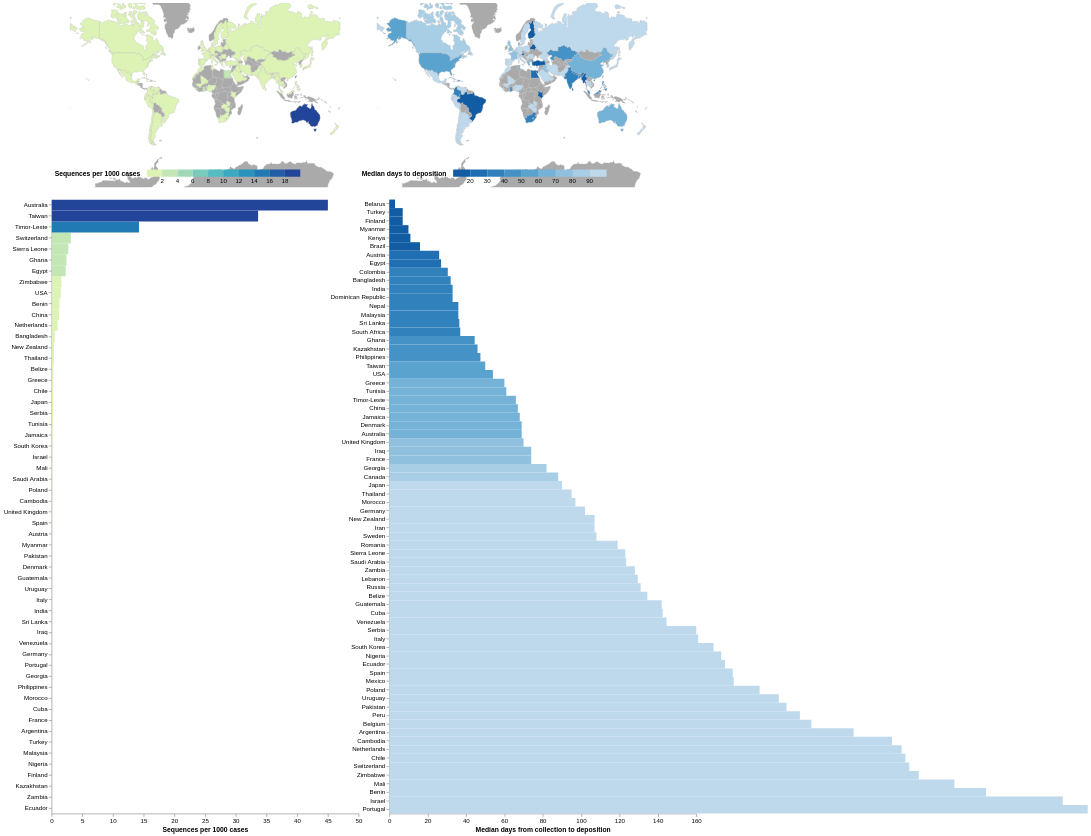

The specification (Vega-Lite) saved for this image:
### Vega specification from a JSON file in a GitHub repository (floating-point values rounded to 4 significant figures; data arrays with more than 128 entries replaced by an {"elided": "..."} marker saying what was removed)
{"$schema": "https://vega.github.io/schema/vega/v5.json", "description": "An interactive world map supporting pan and zoom.", "width": 1000, "height": 1300, "padding": 5, "signals": [{"name": "mapWidth", "update": "width / 2"}, {"name": "mapHeight", "update": "height - 1000"}, {"name": "chartXRange", "update": "[0, (width / 2) - 50]"}, {"name": "chartWidth", "update": "(width / 2) - 50"}, {"name": "chartHeight", "update": "height - 300"}, {"name": "chartX", "update": "mapWidth + 50"}, {"name": "chartY", "update": "mapHeight + 20"}, {"name": "tx", "update": "mapWidth / 2"}, {"name": "ty", "update": "mapHeight / 2"}, {"name": "scale", "value": 70, "on": [{"events": "[@seqMap:mouseover, @seqMap:mouseout] > wheel!, [@seqMapRect:mouseover, @seqMapRect:mouseout] > wheel!, [@turnaroundMap:mouseover, @turnaroundMap:mouseout] > wheel!, [@turnaroundMapRect:mouseover, @turnaroundMapRect:mouseout] > wheel!", "update": "clamp(scale * pow(1.0005, -event.deltaY * pow(16, event.deltaMode)), 70, 3000)"}]}, {"name": "angles", "value": [0, 0], "on": [{"events": "mousedown", "update": "[rotateX, centerY]"}]}, {"name": "cloned", "value": null, "on": [{"events": "mousedown", "update": "copy('projection')"}]}, {"name": "start", "value": null, "on": [{"events": "mousedown", "update": "invert(cloned, xy())"}]}, {"name": "drag", "value": null, "on": [{"events": "[@seqMapRect:mousedown, window:mouseup] > window:mousemove, [@seqMap:mousedown, window:mouseup] > window:mousemove, [@turnaroundMapRect:mousedown, window:mouseup] > window:mousemove, [@turnaroundMap:mousedown, window:mouseup] > window:mousemove", "update": "invert(cloned, xy())"}]}, {"name": "delta", "value": null, "on": [{"events": {"signal": "drag"}, "update": "[drag[0] - start[0], start[1] - drag[1]]"}]}, {"name": "rotateX", "value": 0, "on": [{"events": {"signal": "delta"}, "update": "angles[0] + delta[0]"}]}, {"name": "centerY", "value": 0, "on": [{"events": {"signal": "delta"}, "update": "clamp(angles[1] + delta[1], -60, 60)"}]}, {"name": "hoverCountry", "value": null, "on": [{"events": "@seqMap:mouseover, @turnaroundMap:mouseover, rect:mouseover", "update": "datum['Country_Region']"}, {"events": "@seqMap:mouseout, @turnaroundMap:mouseout, rect:mouseout", "update": "null"}, {"events": "@seqLabels:mouseover, @turnaroundLabels:mouseover", "update": "datum.value"}, {"events": "@seqLabels:mouseout, @turnaroundLabels:mouseout", "update": "null"}]}], "projections": [{"name": "projection", "type": "mercator", "scale": {"signal": "scale"}, "rotate": [{"signal": "rotateX"}, 0, 0], "center": [0, {"signal": "centerY"}], "translate": [{"signal": "tx"}, {"signal": "ty"}]}], "data": [{"name": "scores", "values": {"elided": "235 records"}}, {"name": "world", "urll": "https://raw.githubusercontent.com/vega/vega-datasets/master/data/world-110m.json", "format": {"type": "topojson", "feature": "countries"}, "values": {"type": "Topology", "transform": {"scale": [0.0036, 0.001693], "translate": [-180, -85.61]}, "objects": {"land": {"type": "MultiPolygon", "arcs": {"elided": "127 rows, 499 int values in total"}}, "countries": {"type": "GeometryCollection", "geometries": [{"type": "Polygon", "arcs": [[499, 500, 501, 502, 503, 504]], "id": 4}, {"type": "MultiPolygon", "arcs": [[[505, 506, 352, 507]], [[354, 508, 509]]], "id": 24}, {"type": "Polygon", "arcs": [[510, 511, 414, 512, 513, 514]], "id": 8}, {"type": "Polygon", "arcs": [[312, 515, 314, 516, 517]], "id": 784}, {"type": "MultiPolygon", "arcs": [[[518, 11]], [[519, 520, 521, 166, 522, 168, 523, 524]]], "id": 32}, {"type": "Polygon", "arcs": [[525, 526, 527, 528, 529]], "id": 51}, {"type": "MultiPolygon", "arcs": [[[0]], [[1]], [[2]], [[3]], [[4]], [[5]], [[6]], [[530, 531]]], "id": 10}, {"type": "Polygon", "arcs": [[13]], "id": 260}, {"type": "MultiPolygon", "arcs": [[[14]], [[24]]], "id": 36}, {"type": "Polygon", "arcs": [[532, 533, 534, 535, 536, 537, 538]], "id": 40}, {"type": "MultiPolygon", "arcs": [[[539, -528]], [[484, 540, 479, 541, -526, 542, 543]]], "id": 31}, {"type": "Polygon", "arcs": [[544, 545, 546]], "id": 108}, {"type": "Polygon", "arcs": [[547, 548, 549, 550, 437]], "id": 56}, {"type": "Polygon", "arcs": [[551, 552, 553, 554, 366]], "id": 204}, {"type": "Polygon", "arcs": [[555, 556, 557, -553, 558, 559]], "id": 854}, {"type": "Polygon", "arcs": [[560, 561, 289, 562]], "id": 50}, {"type": "Polygon", "arcs": [[563, 404, 564, 565, 566, 567]], "id": 100}, {"type": "MultiPolygon", "arcs": [[[71]], [[73]], [[74]]], "id": 44}, {"type": "Polygon", "arcs": [[568, 569, 570]], "id": 70}, {"type": "Polygon", "arcs": [[571, 572, 573, 574, 575]], "id": 112}, {"type": "Polygon", "arcs": [[576, 145, 577]], "id": 84}, {"type": "Polygon", "arcs": [[578, 579, 580, 581, -525]], "id": 68}, {"type": "Polygon", "arcs": [[-521, 582, -581, 583, 584, 585, 586, 587, 588, 164, 589]], "id": 76}, {"type": "Polygon", "arcs": [[48, 590]], "id": 96}, {"type": "Polygon", "arcs": [[591, 592]], "id": 64}, {"type": "Polygon", "arcs": [[593, 594, 595, 596]], "id": 72}, {"type": "Polygon", "arcs": [[597, 598, 599, 600, 601, 602, 603]], "id": 140}, {"type": "MultiPolygon", "arcs": [[[84]], [[85]], [[86]], [[87]], [[88]], [[96]], [[97]], [[99]], [[101]], [[103]], [[604, 107, 605, 109, 606, 111, 607, 113, 608, 115, 609, 117, 610, 199, 611, 201, 612, 215, 613, 217, 614, 219, 615, 221]], [[616, 223]], [[224]], [[225]], [[226]], [[227]], [[229]], [[230, 617, 232, 618]], [[235]], [[237]], [[238]], [[240]], [[241]], [[485]], [[486]], [[488]], [[489]], [[490]], [[496]], [[497]]], "id": 124}, {"type": "Polygon", "arcs": [[-536, 619, 620, 621]], "id": 756}, {"type": "MultiPolygon", "arcs": [[[-519, 622, 623, 624]], [[-524, 169, 625, 171, 626, -579]]], "id": 152}, {"type": "MultiPolygon", "arcs": [[[64]], [[627, 274, 628, 276, 629, 278, 630, 280, 631, 632, 633, 634, 635, -593, 636, 637, 638, 639, -503, 640, 641, 642, 643, 644, 645]]], "id": 156}, {"type": "Polygon", "arcs": [[369, 646, 647, 648, -556, 649]], "id": 384}, {"type": "Polygon", "arcs": [[650, 651, 652, 359, 653, 654, 655, 656, -604, 657]], "id": 120}, {"type": "Polygon", "arcs": [[658, 659, -545, 660, 661, 662, 663, -508, 353, -510, 664, -602, 665]], "id": 180}, {"type": "Polygon", "arcs": [[-509, 355, 666, -658, -603, -665]], "id": 178}, {"type": "Polygon", "arcs": [[667, 174, 668, 155, 669, -585, 670]], "id": 170}, {"type": "Polygon", "arcs": [[178, 671, 151, 672]], "id": 188}, {"type": "Polygon", "arcs": [[70]], "id": 192}, {"type": "Polygon", "arcs": [[77, 673]], "id": -99}, {"type": "Polygon", "arcs": [[76, -674]], "id": 196}, {"type": "Polygon", "arcs": [[-538, 674, 675, 676]], "id": 203}, {"type": "Polygon", "arcs": [[445, 677, -675, -537, -622, 678, 679, -549, 680, 441, 681]], "id": 276}, {"type": "Polygon", "arcs": [[337, 682, 683, 684]], "id": 262}, {"type": "MultiPolygon", "arcs": [[[92]], [[-682, 442, 685, 444]]], "id": 208}, {"type": "Polygon", "arcs": [[62, 686]], "id": 214}, {"type": "Polygon", "arcs": [[687, 688, 689, 690, 691, 384, 692, 693]], "id": 12}, {"type": "Polygon", "arcs": [[173, -668, 694]], "id": 218}, {"type": "Polygon", "arcs": [[333, 695, 696, 390, 697]], "id": 818}, {"type": "Polygon", "arcs": [[698, 699, 700, 336, -685]], "id": 232}, {"type": "Polygon", "arcs": [[431, 701, 433, 702, 427, 703, 429, 704]], "id": 724}, {"type": "Polygon", "arcs": [[450, 705, 706]], "id": 233}, {"type": "Polygon", "arcs": [[-684, 707, 708, 709, 710, 711, 712, -699]], "id": 231}, {"type": "Polygon", "arcs": [[713, 452, 714, 715, 455, 716, 717]], "id": 246}, {"type": "MultiPolygon", "arcs": [[[18]], [[19]], [[20]]], "id": 242}, {"type": "Polygon", "arcs": [[12]], "id": 238}, {"type": "MultiPolygon", "arcs": [[[82]], [[720, -679, -621, 721, 426, -703, 434, 722, 436, -551]]], "id": 250}, {"type": "Polygon", "arcs": [[718, 719, 163, -589]], "id": -98}, {"type": "Polygon", "arcs": [[356, 723, -651, -667]], "id": 266}, {"type": "MultiPolygon", "arcs": [[[724, 90]], [[725, 726, 727, 728, 729, 730, 731, 732]]], "id": 826}, {"type": "Polygon", "arcs": [[400, 733, -543, -530, 734]], "id": 268}, {"type": "Polygon", "arcs": [[368, -650, -560, 735]], "id": 288}, {"type": "Polygon", "arcs": [[736, 737, 374, 738, 739, 740, -648]], "id": 324}, {"type": "Polygon", "arcs": [[741, 377]], "id": 270}, {"type": "Polygon", "arcs": [[375, 742, -739]], "id": 624}, {"type": "Polygon", "arcs": [[357, -652, -724]], "id": 226}, {"type": "MultiPolygon", "arcs": [[[78]], [[407, 743, 409, 744, 411, 745, 413, -512, 746, -566, 747]]], "id": 300}, {"type": "Polygon", "arcs": [[498]], "id": 304}, {"type": "Polygon", "arcs": [[185, 748, -578, 146, 749, 750]], "id": 320}, {"type": "Polygon", "arcs": [[161, 751, -587, 752]], "id": 328}, {"type": "Polygon", "arcs": [[182, 753, 754, -750, 147, 755, 149, 756]], "id": 340}, {"type": "Polygon", "arcs": [[757, -571, 758, 417, 759, 419, 760, 761]], "id": 191}, {"type": "Polygon", "arcs": [[-687, 63]], "id": 332}, {"type": "Polygon", "arcs": [[-533, 762, 763, 764, 765, -762, 766]], "id": 348}, {"type": "MultiPolygon", "arcs": [[[26]], [[767, 30]], [[31]], [[32]], [[35]], [[36]], [[39]], [[40]], [[768, 43]], [[44]], [[45]], [[769, 50]], [[46]]], "id": 360}, {"type": "Polygon", "arcs": [[-639, 770, -637, -592, -636, 771, -563, 290, 772, 292, 773, 294, 774, 296, 775]], "id": 356}, {"type": "Polygon", "arcs": [[91, -725]], "id": 372}, {"type": "Polygon", "arcs": [[776, -505, 777, 300, 778, 302, 779, 780, 781, -540, -527, -542, 480]], "id": 364}, {"type": "Polygon", "arcs": [[782, 783, 784, 785, 786, -781, 787]], "id": 368}, {"type": "Polygon", "arcs": [[100]], "id": 352}, {"type": "Polygon", "arcs": [[788, 789, -698, 391, 790, 791, 792]], "id": 376}, {"type": "MultiPolygon", "arcs": [[[79]], [[80]], [[793, 421, 794, 423, 795, 425, -722, -620, -535]]], "id": 380}, {"type": "Polygon", "arcs": [[61]], "id": 388}, {"type": "Polygon", "arcs": [[796, -785, 797, 332, -790, 798, -793]], "id": 400}, {"type": "MultiPolygon", "arcs": [[[75]], [[81]], [[83]]], "id": 392}, {"type": "Polygon", "arcs": [[799, 800, 482, 801, -643, 802]], "id": 398}, {"type": "Polygon", "arcs": [[342, 803, 804, 805, -710, 806]], "id": 404}, {"type": "Polygon", "arcs": [[-803, -642, 807, 808]], "id": 417}, {"type": "Polygon", "arcs": [[809, 810, 811, 283]], "id": 116}, {"type": "Polygon", "arcs": [[265, 812, 267, 813]], "id": 410}, {"type": "Polygon", "arcs": [[-515, 814, 815, 816]], "id": 383}, {"type": "Polygon", "arcs": [[304, 817, -783]], "id": 414}, {"type": "Polygon", "arcs": [[818, 819, -634, 820, -811]], "id": 418}, {"type": "Polygon", "arcs": [[-791, 392, 821]], "id": 422}, {"type": "Polygon", "arcs": [[370, 822, 372, 823, -737, -647]], "id": 430}, {"type": "Polygon", "arcs": [[824, -694, 825, 388, 826, -697, 827, 828]], "id": 434}, {"type": "Polygon", "arcs": [[52]], "id": 144}, {"type": "Polygon", "arcs": [[829]], "id": 426}, {"type": "Polygon", "arcs": [[830, 448, 831, -572, 832]], "id": 440}, {"type": "Polygon", "arcs": [[-680, -721, -550]], "id": 442}, {"type": "Polygon", "arcs": [[449, -707, 833, -573, -832]], "id": 428}, {"type": "Polygon", "arcs": [[-692, 834, 835, 836, 837, 383]], "id": 504}, {"type": "Polygon", "arcs": [[838, 839]], "id": 498}, {"type": "Polygon", "arcs": [[23]], "id": 450}, {"type": "Polygon", "arcs": [[840, -577, -749, 186, 841, 188, 842, 190, 843, 192, 844, 194, 845]], "id": 484}, {"type": "Polygon", "arcs": [[-817, 846, -567, -747, -511]], "id": 807}, {"type": "Polygon", "arcs": [[847, -689, 848, -557, -649, -741, 849]], "id": 466}, {"type": "Polygon", "arcs": [[287, -561, -772, -635, -820, 850]], "id": 104}, {"type": "Polygon", "arcs": [[416, -759, -570, 851, -815, -514, 852]], "id": 499}, {"type": "Polygon", "arcs": [[853, -645]], "id": 496}, {"type": "Polygon", "arcs": [[854, 344, 855, 856, 347, 857, 858, 859, 860, 861, 862]], "id": 508}, {"type": "Polygon", "arcs": [[863, 379, 864, -690, -848]], "id": 478}, {"type": "Polygon", "arcs": [[-863, 865, 866]], "id": 454}, {"type": "MultiPolygon", "arcs": [[[285, 867]], [[-770, 47, -591, 49]]], "id": 458}, {"type": "Polygon", "arcs": [[351, -507, 868, -595, 869]], "id": 516}, {"type": "Polygon", "arcs": [[17]], "id": 540}, {"type": "Polygon", "arcs": [[-558, -849, -688, -825, 870, -656, 871, -554]], "id": 562}, {"type": "Polygon", "arcs": [[361, 872, 363, 873, 365, -555, -872, -655]], "id": 566}, {"type": "Polygon", "arcs": [[179, 874, 181, -757, 150, -672]], "id": 558}, {"type": "Polygon", "arcs": [[-681, -548, 438, 875, 440]], "id": 528}, {"type": "MultiPolygon", "arcs": [[[876, -718, 877, 457, 878, 459, 879, 461]], [[487]], [[492]], [[493]]], "id": 578}, {"type": "Polygon", "arcs": [[-771, -638]], "id": 524}, {"type": "MultiPolygon", "arcs": [[[15]], [[16]]], "id": 554}, {"type": "MultiPolygon", "arcs": [[[880, 319, 881, 882, 883, -517, 315, 884, 317]], [[-516, 313]]], "id": 512}, {"type": "Polygon", "arcs": [[-640, -776, 297, 885, 299, -778, -504]], "id": 586}, {"type": "Polygon", "arcs": [[175, 886, 177, -673, 152, 887, 154, -669]], "id": 591}, {"type": "Polygon", "arcs": [[-627, 172, -695, -671, -584, -580]], "id": 604}, {"type": "MultiPolygon", "arcs": [[[51]], [[54]], [[55]], [[56]], [[57]], [[58]], [[59]]], "id": 608}, {"type": "MultiPolygon", "arcs": [[[37]], [[38]], [[-769, 42]], [[41]]], "id": 598}, {"type": "Polygon", "arcs": [[-678, 446, 888, -833, -576, 889, 890, -676]], "id": 616}, {"type": "Polygon", "arcs": [[60]], "id": 630}, {"type": "Polygon", "arcs": [[262, 891, 264, -814, 892, 269, 893, 271, 894, 273, -628, 895]], "id": 408}, {"type": "Polygon", "arcs": [[-705, 430]], "id": 620}, {"type": "Polygon", "arcs": [[-582, -583, -520]], "id": 600}, {"type": "Polygon", "arcs": [[-799, -789]], "id": 275}, {"type": "Polygon", "arcs": [[308, 896, 310, 897]], "id": 634}, {"type": "Polygon", "arcs": [[898, -840, 899, 403, -564, 900, -765]], "id": 642}, {"type": "MultiPolygon", "arcs": [[[89]], [[-889, 447, -831]], [[102]], [[104]], [[105]], [[228]], [[234]], [[236]], [[239]], [[901, 243, 902, 245, 903, 247, 904, 249, 905, 251, 906, 253, 907, 255, 908, 257, 909, 259, 910, 261, -896, -646, -854, -644, -802, 483, -544, -734, 401, 911, -574, -834, -706, 451, -714, -877, 912, 913, 914, 915, 464, 916, 466, 917, 468, 918, 470, 919, 920, 473, 921, 475, 922, 477]], [[491]], [[494]], [[495]]], "id": 643}, {"type": "Polygon", "arcs": [[923, -546, -660, 924]], "id": 646}, {"type": "Polygon", "arcs": [[-691, -865, 380, -835]], "id": 732}, {"type": "Polygon", "arcs": [[925, 329, 926, 331, -798, -784, -818, 305, 927, 307, -898, 311, -518, -884, 928]], "id": 682}, {"type": "Polygon", "arcs": [[-599, 929, -828, -696, 334, -700, -713, 930, 931, 932]], "id": 729}, {"type": "Polygon", "arcs": [[-711, -806, 933, -666, -601, 934, -932, 935]], "id": 728}, {"type": "Polygon", "arcs": [[378, -864, -850, -740, -743, 376, -742]], "id": 686}, {"type": "MultiPolygon", "arcs": [[[25]], [[27]], [[28]], [[33]], [[34]]], "id": 90}, {"type": "Polygon", "arcs": [[373, -738, -824]], "id": 694}, {"type": "Polygon", "arcs": [[184, -751, -755, 936]], "id": 222}, {"type": "Polygon", "arcs": [[-708, -683, 338, 937, 340, 938]], "id": 232}, {"type": "Polygon", "arcs": [[-807, -709, -939, 341]], "id": 706}, {"type": "Polygon", "arcs": [[-568, -847, -816, -852, -569, -758, -766, -901]], "id": 688}, {"type": "Polygon", "arcs": [[162, -720, 939, -588, -752]], "id": 740}, {"type": "Polygon", "arcs": [[-891, 940, -763, -539, -677]], "id": 703}, {"type": "Polygon", "arcs": [[-534, -767, -761, 420, -794]], "id": 705}, {"type": "Polygon", "arcs": [[-878, -717, 456]], "id": 752}, {"type": "Polygon", "arcs": [[941, -859]], "id": 748}, {"type": "Polygon", "arcs": [[-797, -792, -822, 393, 942, -786]], "id": 760}, {"type": "Polygon", "arcs": [[-871, -829, -930, -598, -657]], "id": 148}, {"type": "Polygon", "arcs": [[-736, -559, -552, 367]], "id": 768}, {"type": "Polygon", "arcs": [[284, -868, 286, -851, -819, -810]], "id": 764}, {"type": "Polygon", "arcs": [[-808, -641, -502, 943]], "id": 762}, {"type": "Polygon", "arcs": [[-777, 481, -801, 944, -500]], "id": 795}, {"type": "Polygon", "arcs": [[29, -768]], "id": 626}, {"type": "Polygon", "arcs": [[53]], "id": 780}, {"type": "Polygon", "arcs": [[-693, 385, 945, 387, -826]], "id": 788}, {"type": "MultiPolygon", "arcs": [[[399, -735, -529, -782, -787, -943, 394, 946, 947, 397, 948]], [[949, -748, -565, 405]]], "id": 792}, {"type": "Polygon", "arcs": [[72]], "id": 158}, {"type": "Polygon", "arcs": [[-804, 343, -855, -867, 950, -663, 951, -661, -547, -924, 952]], "id": 834}, {"type": "Polygon", "arcs": [[-925, -659, -934, -805, -953]], "id": 800}, {"type": "Polygon", "arcs": [[-912, 402, -900, -839, -899, -764, -941, -890, -575]], "id": 804}, {"type": "Polygon", "arcs": [[-590, 165, -522]], "id": 858}, {"type": "MultiPolygon", "arcs": [[[65]], [[66]], [[67]], [[68]], [[69]], [[118, 953, 120, 954, 122, 955, 124, 956, 126, 957, 128, 958, 130, 959, 132, 960, 134, 961, 136, 962, 138, 963, 140, 964, 142, -846, 195, 965, 966, 967, 968, 969, -611]], [[93]], [[95]], [[98]], [[-613, 202, 970, 204, 971, 206, 972, 208, 973, 210, 974, 212, 975, 214]]], "id": 840}, {"type": "Polygon", "arcs": [[-945, -800, -809, -944, -501]], "id": 860}, {"type": "Polygon", "arcs": [[156, 976, 158, 977, 160, -753, -586, -670]], "id": 862}, {"type": "Polygon", "arcs": [[282, -812, -821, -633]], "id": 704}, {"type": "MultiPolygon", "arcs": [[[21]], [[22]]], "id": 548}, {"type": "Polygon", "arcs": [[321, 978, 323, 979, 325, 980, 327, -929, -883, 981]], "id": 887}, {"type": "Polygon", "arcs": [[982, 350, -870, -594, 983, -860, -942, -858, 348], [-830]], "id": 710}, {"type": "Polygon", "arcs": [[-866, -862, 984, -596, -869, -506, -664, -951]], "id": 894}, {"type": "Polygon", "arcs": [[-984, -597, -985, -861]], "id": 716}]}}, "arcs": {"elided": "985 rows, 19170 int values in total"}}, "transform": [{"type": "lookup", "from": "scores", "key": "UID", "fields": ["id"], "values": ["cases", "sequences_per_case", "Country_Region", "median_turnaround_days"]}, {"type": "formula", "as": "sequences_per_1000cases", "expr": "datum.sequences_per_case * 1000"}, {"type": "formula", "as": "log_sequences_per_1000cases", "expr": "log(datum.sequences_per_1000cases) / LN10"}]}, {"name": "seqData", "source": "world", "transform": [{"type": "filter", "expr": "datum.cases > 500"}, {"type": "filter", "expr": "datum.sequences_per_case != null"}, {"type": "filter", "expr": "datum.sequences_per_1000cases > 0.01"}, {"type": "collect", "sort": {"field": "sequences_per_case"}}]}, {"name": "turnaroundData", "source": "world", "transform": [{"type": "filter", "expr": "datum.cases > 500"}, {"type": "filter", "expr": "datum.median_turnaround_days != null"}, {"type": "collect", "sort": {"field": ["median_turnaround_days"], "order": ["descending"]}}]}, {"name": "graticule", "transform": [{"type": "graticule", "step": [15, 15]}]}], "scales": [{"name": "sequence_color", "type": "quantize", "domain": [0, 20], "range": {"scheme": "yellowgreenblue", "count": 10}}, {"name": "turnaround_color", "type": "quantize", "domain": [10, 100], "range": {"scheme": "blues", "count": 9}, "reverse": true}], "marks": [{"type": "group", "encode": {"update": {"width": {"signal": "width"}, "height": {"signal": "height"}}}, "marks": [{"name": "seqMapGroup", "type": "group", "signals": [{"name": "width", "update": "mapWidth"}, {"name": "height", "update": "mapHeight"}], "encode": {"enter": {"clip": {"value": true}}, "update": {"x": {"value": 0}, "width": {"signal": "mapWidth"}, "height": {"signal": "mapHeight"}}}, "marks": [{"name": "seqMapRect", "type": "rect", "encode": {"enter": {"x": {"value": 0}, "y": {"value": 0}, "fill": {"value": "#fff"}}, "update": {"width": {"signal": "mapWidth"}, "height": {"signal": "mapHeight"}}}}, {"name": "seqMap", "type": "shape", "from": {"data": "world"}, "encode": {"update": {"tooltip": {"signal": "{'Location': datum['Country_Region'], 'Sequences per 1000 cases': format(datum.sequences_per_1000cases, '.3'), 'Median days to deposition': if(datum['median_turnaround_days'] === null, 'N/A', datum['median_turnaround_days'])}"}, "fill": [{"test": "datum.sequences_per_case === null || datum.sequences_per_case === 0", "value": "#AAA"}, {"scale": "sequence_color", "field": "sequences_per_1000cases"}], "strokeWidth": [{"test": "datum['Country_Region'] !== null && hoverCountry === datum['Country_Region']", "value": 1}, {"value": 0.5}], "stroke": [{"test": "datum['Country_Region'] !== null && hoverCountry === datum['Country_Region']", "value": "#444"}, {"value": "#bbb"}], "zindex": [{"test": "datum['Country_Region'] !== null && hoverCountry === datum['Country_Region']", "value": 3}, {"value": 1}]}}, "transform": [{"type": "geoshape", "projection": "projection"}]}], "legends": [{"title": "Sequences per 1000 cases", "fill": "sequence_color", "format": "d", "orient": "bottom-left", "offset": 5, "type": "gradient", "gradientLength": 250, "gradientThickness": 12, "titlePadding": 10, "titleOrient": "left", "titleAnchor": "end", "direction": "horizontal"}]}, {"name": "turnaroundMapGroup", "type": "group", "signals": [{"name": "width", "update": "mapWidth"}, {"name": "height", "update": "mapHeight"}], "encode": {"enter": {"clip": {"value": true}}, "update": {"x": {"signal": "mapWidth"}, "width": {"signal": "mapWidth"}, "height": {"signal": "mapHeight"}}}, "marks": [{"name": "turnaroundMapRect", "type": "rect", "encode": {"enter": {"x": {"value": 0}, "y": {"value": 0}, "fill": {"value": "#fff"}}, "update": {"width": {"signal": "mapWidth"}, "height": {"signal": "mapHeight"}}}}, {"name": "turnaroundMap", "type": "shape", "from": {"data": "world"}, "encode": {"update": {"tooltip": {"signal": "{'Location': datum['Country_Region'], 'Sequences per 1000 cases': format(datum.sequences_per_1000cases, '.3'), 'Median days to deposition': if(datum['median_turnaround_days'] === null, 'N/A', datum['median_turnaround_days'])}"}, "fill": [{"test": "datum.median_turnaround_days === null", "value": "#AAA"}, {"scale": "turnaround_color", "field": "median_turnaround_days"}], "strokeWidth": [{"test": "datum['Country_Region'] !== null && hoverCountry === datum['Country_Region']", "value": 1}, {"value": 0.5}], "stroke": [{"test": "datum['Country_Region'] !== null && hoverCountry === datum['Country_Region']", "value": "#444"}, {"value": "#bbb"}], "zindex": [{"test": "datum['Country_Region'] !== null && hoverCountry === datum['Country_Region']", "value": 3}, {"value": 1}]}}, "transform": [{"type": "geoshape", "projection": "projection"}]}], "legends": [{"title": "Median days to deposition", "fill": "turnaround_color", "orient": "bottom-left", "offset": 5, "type": "gradient", "gradientLength": 250, "gradientThickness": 12, "titlePadding": 10, "titleOrient": "left", "titleAnchor": "end", "direction": "horizontal"}]}, {"type": "group", "encode": {"enter": {"clip": {"value": false}}, "update": {"x": {"value": 0}, "y": {"signal": "chartY"}, "width": {"signal": "chartWidth"}, "height": {"signal": "chartHeight"}}}, "scales": [{"name": "xscale", "domain": [0, 50], "nice": true, "range": [0, 500]}, {"name": "yscale", "type": "band", "range": [{"signal": "chartHeight"}, 0], "domain": {"data": "seqData", "field": "Country_Region"}}], "axes": [{"orient": "bottom", "scale": "xscale", "title": "Sequences per 1000 cases"}, {"orient": "left", "scale": "yscale", "encode": {"labels": {"name": "seqLabels", "interactive": true, "update": {"fontWeight": [{"test": "hoverCountry === datum.value", "value": "bold"}, {"value": "normal"}]}}}}], "marks": [{"type": "rect", "from": {"data": "seqData"}, "clip": true, "encode": {"enter": {"x": {"scale": "xscale", "value": 0.01}, "x2": {"scale": "xscale", "field": "sequences_per_1000cases"}, "y": {"scale": "yscale", "field": "Country_Region"}, "height": {"scale": "yscale", "band": 1}, "fill": {"scale": "sequence_color", "field": "sequences_per_1000cases"}, "stroke": {"value": "#000"}, "tooltip": {"signal": "{'Location': datum['Country_Region'], 'Sequences per 1000 cases': format(datum.sequences_per_1000cases, '.3'), 'Median days to deposition': if(datum['median_turnaround_days'] === null, 'N/A', datum['median_turnaround_days'])}"}}, "update": {"strokeWidth": [{"test": "hoverCountry === datum['Country_Region']", "value": 1}, {"value": 0}], "zindex": [{"test": "hoverCountry === datum['Country_Region']", "value": 3}, {"value": 1}]}}}]}, {"type": "group", "encode": {"enter": {"clip": {"value": false}}, "update": {"x": {"signal": "chartX"}, "y": {"signal": "chartY"}, "width": {"signal": "chartWidth"}, "height": {"signal": "chartHeight"}}}, "scales": [{"name": "xscale", "domain": [10, 150], "nice": true, "range": [0, 500]}, {"name": "yscale", "type": "band", "range": [{"signal": "chartHeight"}, 0], "domain": {"data": "turnaroundData", "field": "Country_Region"}}], "axes": [{"orient": "bottom", "scale": "xscale", "title": "Median days from collection to deposition"}, {"orient": "left", "scale": "yscale", "encode": {"labels": {"name": "turnaroundLabels", "interactive": true, "update": {"fontWeight": [{"test": "hoverCountry === datum.value", "value": "bold"}, {"value": "normal"}]}}}}], "marks": [{"type": "rect", "from": {"data": "turnaroundData"}, "encode": {"enter": {"x": {"scale": "xscale", "value": 0.01}, "x2": {"scale": "xscale", "field": "median_turnaround_days"}, "y": {"scale": "yscale", "field": "Country_Region"}, "height": {"scale": "yscale", "band": 1}, "fill": {"scale": "turnaround_color", "field": "median_turnaround_days"}, "stroke": {"value": "#000"}, "tooltip": {"signal": "{'Location': datum['Country_Region'], 'Sequences per 1000 cases': format(datum.sequences_per_1000cases, '.3'), 'Median days to deposition': if(datum['median_turnaround_days'] === null, 'N/A', datum['median_turnaround_days'])}"}}, "update": {"strokeWidth": [{"test": "hoverCountry === datum['Country_Region']", "value": 1}, {"value": 0}], "zindex": [{"test": "hoverCountry === datum['Country_Region']", "value": 3}, {"value": 1}]}}}]}]}], "config": {"legend": {"layout": {"anchor": "middle"}}}}
